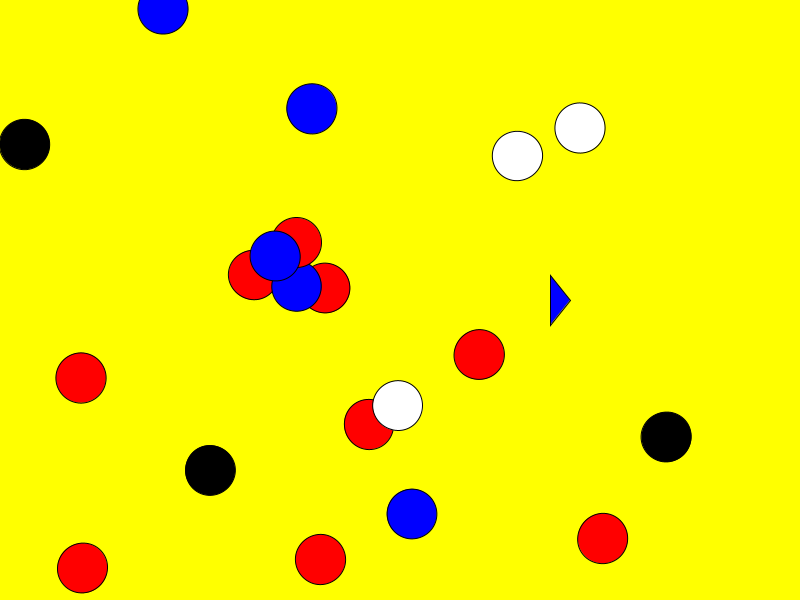
Frame 1 (no input)
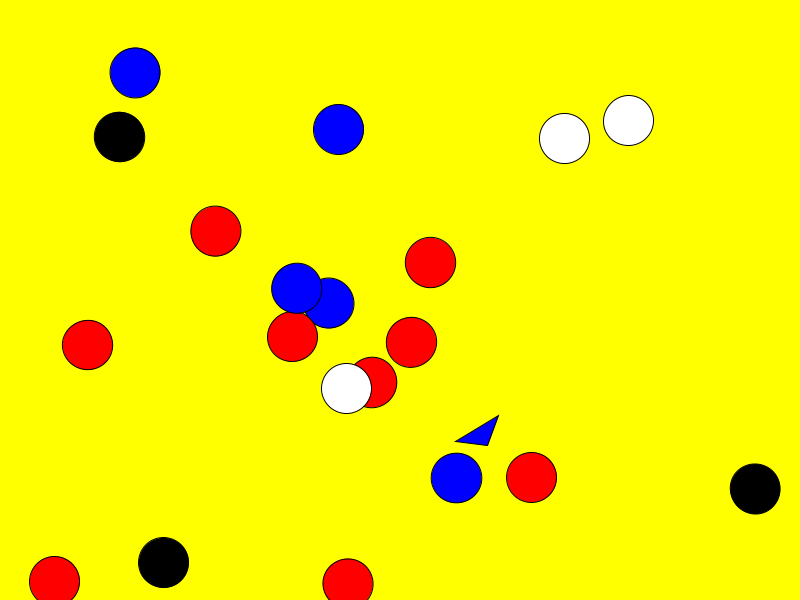
Frame 60 (the mouse pressed at the canvas centre just before this capture)
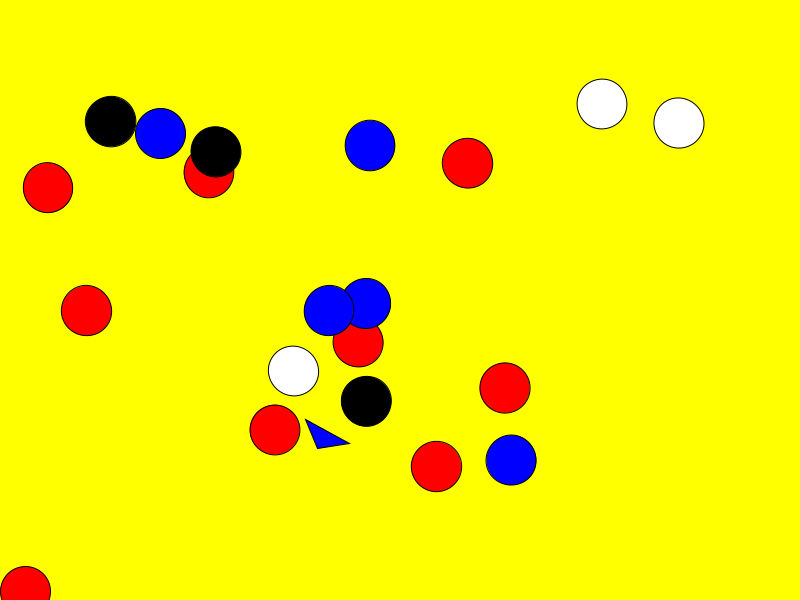
Frame 120 (the mouse held since frame 60 and released just before this capture)

The Processing sketch that drew these frames (run headless with seeded random() and noise(); from frame 60 on, the mouse is pressed at the canvas centre):

// Processing sketch: sketch_60s_pop_art_moving
// ── sketch_60s_pop_art_moving.pde
int numShapes = 20;
float[] x = new float[numShapes];
float[] y = new float[numShapes];
float[] angle = new float[numShapes];
float[] speed = new float[numShapes];
color[] colors = new color[numShapes];

color redColor = color(255, 0, 0);
color blackColor = color(0);
color blueColor = color(0, 0, 255);
color whiteColor = color(255);
color yellowColor = color(255, 255, 0);

int lastColorChange = 0;
int lastBackgroundChange = 0;
int colorChangeInterval = 5000; // 5 seconds in milliseconds
int backgroundChangeInterval = 10000; // 10 seconds in milliseconds
int flashDuration = 3000; // 3 seconds in milliseconds

float arrowAngle = 0;
float arrowRadius = 150; // Radius of the circle
float arrowSpeed = radians(1); // Speed of rotation

void setup() {
  size(800, 600);
  for (int i = 0; i < numShapes; i++) {
    x[i] = random(width);
    y[i] = random(height);
    angle[i] = random(TWO_PI);
    speed[i] = random(0.5, 2.0);
    colors[i] = randomColor();
  }
}

void draw() {
  // Check if it's time to change background color
  if (millis() - lastBackgroundChange < flashDuration && millis() - lastBackgroundChange < backgroundChangeInterval) {
    background(yellowColor);
  } else if (millis() - lastBackgroundChange >= backgroundChangeInterval) {
    background(yellowColor);
    lastBackgroundChange = millis();
  } else {
    background(255); // White background
  }

  // Draw arrow moving in a circle
  float arrowX = width/2 + cos(arrowAngle) * arrowRadius;
  float arrowY = height/2 + sin(arrowAngle) * arrowRadius;
  drawArrow(arrowX, arrowY, arrowAngle, blueColor); // Draw arrow
  
  arrowAngle += arrowSpeed;
  
  for (int i = 0; i < numShapes; i++) {
    drawShape(x[i], y[i], angle[i], colors[i]);
    x[i] += cos(angle[i]) * speed[i];
    y[i] += sin(angle[i]) * speed[i];
    if (x[i] < 0 || x[i] > width || y[i] < 0 || y[i] > height) {
      x[i] = random(width);
      y[i] = random(height);
    }
    angle[i] += random(-0.1, 0.1);
  }
  
  // Check if it's time to change colors
  if (millis() - lastColorChange >= colorChangeInterval) {
    for (int i = 0; i < numShapes; i++) {
      colors[i] = randomColor();
    }
    lastColorChange = millis();
  }
}

void drawShape(float x, float y, float angle, color c) {
  pushMatrix();
  translate(x, y);
  rotate(angle);
  fill(c);
  ellipse(0, 0, 50, 50); // Circle with a diameter of 50 pixels
  popMatrix();
}

void drawArrow(float x, float y, float angle, color c) {
  pushMatrix();
  translate(x, y);
  rotate(angle);
  fill(c);
  beginShape();
  vertex(0, -25);
  vertex(20, 0);
  vertex(0, 25);
  endShape(CLOSE);
  popMatrix();
}

color randomColor() {
  int choice = int(random(4));
  switch (choice) {
    case 0:
      return redColor;
    case 1:
      return blackColor;
    case 2:
      return blueColor;
    case 3:
      return whiteColor;
    default:
      return color(255);
  }
}
